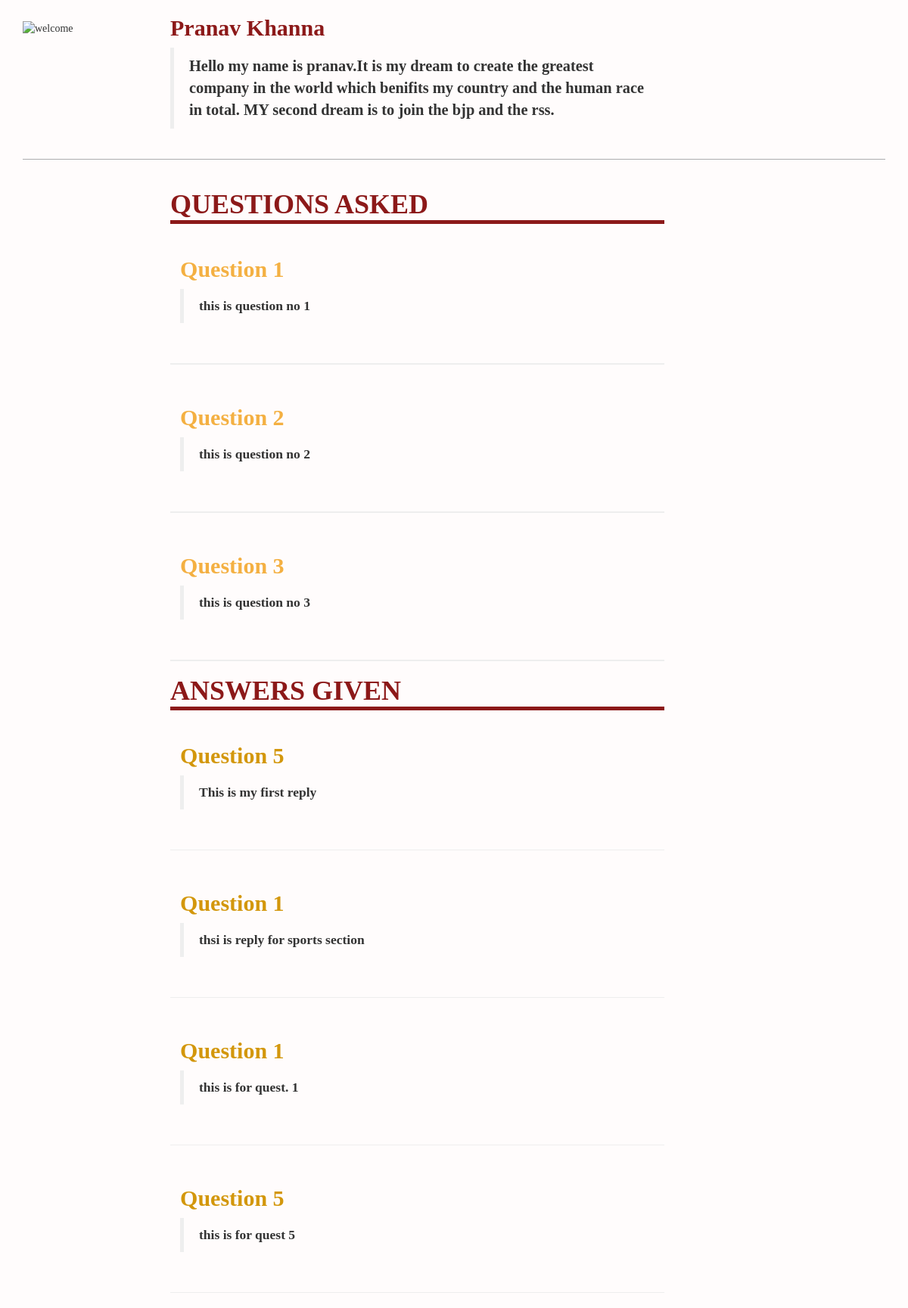
Page /user_profile.php?userId=1 on the committed database.
### tables this page shows
CREATE TABLE `user` (
  `user_id` int(11) NOT NULL AUTO_INCREMENT,
  `first_name` varchar(128) NOT NULL,
  `last_name` varchar(128) NOT NULL,
  `user_name` varchar(128) NOT NULL,
  `password` varchar(16) NOT NULL,
  `email_id` varchar(128) NOT NULL,
  `description` text NOT NULL,
  PRIMARY KEY (`user_id`)
);

CREATE TABLE `question` (
  `question_id` int(11) NOT NULL AUTO_INCREMENT,
  `user_id` int(11) NOT NULL,
  `question` text NOT NULL,
  `upvotes` int(11) NOT NULL,
  `downvotes` int(11) NOT NULL,
  `score` double NOT NULL,
  `reg_time` timestamp NOT NULL DEFAULT CURRENT_TIMESTAMP,
  `question_heading` text,
  `tags` int(2) NOT NULL,
  PRIMARY KEY (`question_id`)
);

### user_profile.php (the view, shortened to what this page needs)
<?php
	include 'connectuser.php';
	$get_user_id = $_GET['userId'];
	$user_query = 'SELECT * FROM user WHERE user_id='.$get_user_id;
	$user_result = mysqli_query($conn, $user_query);
	$user_array = mysqli_fetch_array($user_result);
?>
<html>
	<head>
		<link href="css/bootstrap.min.css" rel="stylesheet">
		<link rel="stylesheet" href="question_display.css">
	</head>
	<body>
		<header>
			<div class="container">
				<div class="row">
					<div class="col-md-2">
						<img src="welcome.jpg" title="welcome" class="img-responsive" style="margin-top: 2em;">
					</div>
					<div class="col-md-7">
						<h2 style="color:#8c1919; font-weight:900; ">
							<?php
								echo ucfirst($user_array['first_name'])." ".ucfirst($user_array['last_name']);
							?>
						</h2>
						<blockquote><p style="font-size: 17px;"><strong style="font-size: 1.2em;">
						<?php echo ucfirst(($user_array['description']));?> </p></blockquote>
					</div>
				</div>
				<hr style="height:1px;border:none;color:#333;background-color:#acadaf;">
			</div>
		</header>
		<div class="container">
			<div class="row">
				<div class="col-md-2"></div>
				<div class="col-md-7">
					<h1 style="color: #8c1919;"><strong>QUESTIONS ASKED</strong></h1>
					<?php
						$question_dis_query = "SELECT question,question_heading AS q_heading,score FROM question WHERE user_id='$get_user_id' ORDER BY score";
						$question_dis_result = mysqli_query($conn, $question_dis_query);
							while($question_dis_array = mysqli_fetch_array($question_dis_result)) {
						?>
						<div id="card">
							<h2 style="color: #f4b042;"><strong><?php echo $question_dis_array['q_heading'];?></strong></h2>
							<blockquote>
								<p><?php echo $question_dis_array['question']; ?></p>
							</blockquote>
						</div>
						<hr style="height:2px;border:none;color:#333;background-color:#eee;">
						<?php
						}
						?>
						<h1 style="color: #8c1919;"><strong>ANSWERS GIVEN</strong></h1>
						<?php
						$reply_query = "SELECT reply,quest_id AS qID,score FROM replies WHERE user_id='$get_user_id' ORDER BY score";
						$reply_result = mysqli_query($conn,$reply_query);
						while($reply_array = mysqli_fetch_array($reply_result)) {
							$retrieve_q_heading = "SELECT question_heading AS q_heading FROM question WHERE question_id=".$reply_array['qID'];
							$retrieve_q_heading_result = mysqli_query($conn,$retrieve_q_heading);
							$retrieve_q_heading_array = mysqli_fetch_array($retrieve_q_heading_result);
						?>
							<div id="card">
								<h2 style="color: #d3970c;"><strong><?php echo $retrieve_q_heading_array['q_heading']; ?></strong></h2>
								<blockquote>
									<p><?php echo $reply_array['reply']; ?></p>
								</blockquote>
							</div>
							<hr>
						<?php
							}
						?>
				</div>
			</div>
		</div>
	</body>
</html>

### question_display.css (style rules this page uses)
* { font-family: q_serif; }
body { background-color: #fffcfc; }
#card { padding: 2%; }

### user_profile.php (style rules this page uses)
h1 { border-bottom: 5px solid #8c1919; }

### rows in the picture
user: first_name "Pranav", last_name "Khanna", description "Hello my name is pranav.It is my dream to create the greatest company in the world which benifits my country and the human race in total. MY second dream is to join the bjp and the rss."
question: question_heading "Question 1", question "this is question no 1"
question: question_heading "Question 2", question "this is question no 2"
question: question_heading "Question 3", question "this is question no 3"
question: question_heading "Question 5"

### other values in the picture
$reply_array['reply'] "This is my first reply"
$reply_array['reply'] "thsi is reply for sports section"
$reply_array['reply'] "this is for quest. 1"
$reply_array['reply'] "this is for quest 5"
